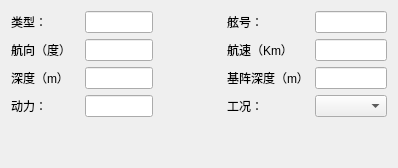
              <widget class="QWidget" name="tab_19">
               <attribute name="title">
                <string>平台信息</string>
               </attribute>
               <layout class="QGridLayout" name="gridLayout_14" columnstretch="1,1,1,1,1">
                <item row="2" column="1">
                 <widget class="QLineEdit" name="lineEdit_64"/>
                </item>
                <item row="3" column="0">
                 <widget class="QLabel" name="label_74">
                  <property name="text">
                   <string>动力：</string>
                  </property>
                 </widget>
                </item>
                <item row="1" column="1">
                 <widget class="QLineEdit" name="lineEdit_65"/>
                </item>
                <item row="0" column="4">
                 <widget class="QLineEdit" name="lineEdit_66"/>
                </item>
                <item row="0" column="1">
                 <widget class="QLineEdit" name="lineEdit_67"/>
                </item>
                <item row="2" column="3">
                 <widget class="QLabel" name="label_75">
                  <property name="text">
                   <string>基阵深度（m）</string>
                  </property>
                 </widget>
                </item>
                <item row="0" column="3">
                 <widget class="QLabel" name="label_76">
                  <property name="text">
                   <string>舷号：</string>
                  </property>
                 </widget>
                </item>
                <item row="1" column="4">
                 <widget class="QLineEdit" name="lineEdit_68"/>
                </item>
                <item row="3" column="4">
                 <widget class="QComboBox" name="comboBox_11"/>
                </item>
                <item row="3" column="1">
                 <widget class="QLineEdit" name="lineEdit_69"/>
                </item>
                <item row="2" column="4">
                 <widget class="QLineEdit" name="lineEdit_70"/>
                </item>
                <item row="1" column="3">
                 <widget class="QLabel" name="label_77">
                  <property name="text">
                   <string>航速（Km）</string>
                  </property>
                 </widget>
                </item>
                <item row="0" column="0">
                 <widget class="QLabel" name="label_78">
                  <property name="text">
                   <string>类型：</string>
                  </property>
                 </widget>
                </item>
                <item row="3" column="3">
                 <widget class="QLabel" name="label_79">
                  <property name="text">
                   <string>工况：</string>
                  </property>
                 </widget>
                </item>
                <item row="2" column="0">
                 <widget class="QLabel" name="label_80">
                  <property name="text">
                   <string>深度（m）</string>
                  </property>
                 </widget>
                </item>
                <item row="1" column="0">
                 <widget class="QLabel" name="label_81">
                  <property name="text">
                   <string>航向（度）</string>
                  </property>
                 </widget>
                </item>
                <item row="4" column="1">
                 <spacer name="verticalSpacer_13">
                  <property name="orientation">
                   <enum>Qt::Vertical</enum>
                  </property>
                  <property name="sizeHint" stdset="0">
                   <size>
                    <width>20</width>
                    <height>40</height>
                   </size>
                  </property>
                 </spacer>
                </item>
               </layout>
              </widget>
